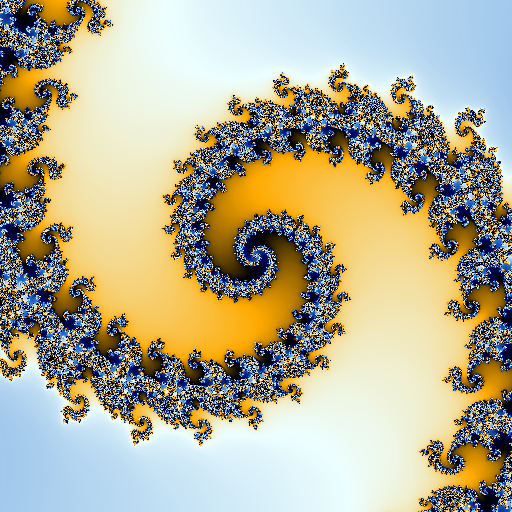
#> input picture paper/data/encoding/absolute_1e-8.png, 512 x 512 px; its folder holds 4 pictures in this run
$ python generate_figures.py
#> lines starting #> are read from the running program, lines starting #| are printed output that depends on the picture
"""Generate every data-driven figure and table used by the report.

Figures are written without a PDF creation date so that a re-run on unchanged
inputs reproduces the byte-identical files listed in generated/manifest.json.
"""

from __future__ import annotations

import csv
import hashlib
import json
from pathlib import Path

import matplotlib

matplotlib.use("Agg")
import matplotlib.pyplot as plt
import numpy as np
from matplotlib.patches import FancyArrowPatch, FancyBboxPatch
from PIL import Image


PAPER = Path(__file__).resolve().parent
DATA = PAPER / "data"
FIGURES = PAPER / "figures"
GENERATED = PAPER / "generated"

# Suppresses the timestamp the PDF backend would otherwise embed.
NO_DATE = {"CreationDate": None}

COLORS = {
    "ink": "#172033",
    "muted": "#667085",
    "grid": "#d9dce3",
    "blue": "#2563eb",
    "green": "#16a34a",
    "orange": "#ea580c",
    "purple": "#7c3aed",
    "light_blue": "#dbeafe",
    "light_green": "#dcfce7",
    "light_orange": "#ffedd5",
    "light_purple": "#ede9fe",
}


# [21 lines left out: functions sha256, read_benchmark_csv, not called in this run]


def add_box(
    ax: plt.Axes,
    x: float,
    y: float,
    width: float,
    height: float,
    title: str,
    subtitle: str,
    facecolor: str,
    dashed: bool = False,
) -> None:
    box = FancyBboxPatch(
        (x, y),
        width,
        height,
        boxstyle="round,pad=0.012,rounding_size=0.025",
        linewidth=1.3,
        linestyle="--" if dashed else "-",
        edgecolor=COLORS["muted"] if dashed else COLORS["ink"],
        facecolor=facecolor,
    )
    ax.add_patch(box)
    ax.text(
        x + width / 2,
        y + height * 0.62,
        title,
        ha="center",
        va="center",
        fontsize=10,
        fontweight="bold",
        color=COLORS["ink"],
    )
    ax.text(
        x + width / 2,
        y + height * 0.30,
        subtitle,
        ha="center",
        va="center",
        fontsize=8,
        color=COLORS["muted"],
    )


def add_arrow(
    ax: plt.Axes, start: tuple[float, float], end: tuple[float, float], label: str = ""
) -> None:
    arrow = FancyArrowPatch(
        start,
        end,
        arrowstyle="-|>",
        mutation_scale=14,
        linewidth=1.3,
        color=COLORS["ink"],
        connectionstyle="arc3",
    )
    ax.add_patch(arrow)
    if label:
        ax.text(
            (start[0] + end[0]) / 2,
            (start[1] + end[1]) / 2 + 0.035,
            label,
            ha="center",
            fontsize=7.5,
            color=COLORS["muted"],
        )


def architecture_figure() -> Path:
    """The pipeline, annotated with how far the evidence reaches.

    The dashed box is the point of the figure: the compatibility renderer takes
    the view state and nothing else, and nothing it produces reaches the
    evidence. Everything solid is covered by the archived comparisons.
    """
    fig, ax = plt.subplots(figsize=(10.4, 3.9))
    ax.set_xlim(0, 1)
    ax.set_ylim(0, 1)
    ax.axis("off")

    add_box(ax, 0.02, 0.60, 0.19, 0.21, "View state",
            "DD centre, scale, c", COLORS["light_purple"])
    add_box(ax, 0.29, 0.60, 0.22, 0.21, "CPU reference orbit",
            "double-double; D[m] = Z[m] - Z0", COLORS["light_blue"])
    add_box(ax, 0.60, 0.72, 0.19, 0.19, "WebGPU / WGSL",
            "f32 deltas - compared in browser", COLORS["light_orange"])
    add_box(ax, 0.60, 0.47, 0.19, 0.19, "CUDA",
            "f64 deltas - pixel-validated", COLORS["light_green"])
    add_box(ax, 0.60, 0.06, 0.19, 0.19, "WebGL2 fallback",
            "direct double-single - not validated", "#f3f4f6", dashed=True)
    add_box(ax, 0.29, 0.20, 0.22, 0.21, "mpmath reference",
            "direct iteration, 50-90 dps", "#f3f4f6")
    add_box(ax, 0.85, 0.52, 0.13, 0.24, "Evidence",
            "PNG, CSV, hashes", "#fef3c7")

    add_arrow(ax, (0.21, 0.705), (0.29, 0.705), "once / view")
    add_arrow(ax, (0.51, 0.705), (0.60, 0.82), "upload")
    add_arrow(ax, (0.51, 0.68), (0.60, 0.58), "same recurrence")
    add_arrow(ax, (0.14, 0.60), (0.30, 0.42), "same view")
    add_arrow(ax, (0.79, 0.82), (0.85, 0.70))
    add_arrow(ax, (0.79, 0.57), (0.85, 0.63))
    add_arrow(ax, (0.51, 0.31), (0.85, 0.55))

    # The fallback takes the view state and feeds nothing back.
    ax.add_patch(FancyArrowPatch(
        (0.075, 0.595), (0.595, 0.155), arrowstyle="-|>", mutation_scale=14,
        linewidth=1.2, linestyle="--", color=COLORS["muted"],
        connectionstyle="angle,angleA=-90,angleB=180,rad=0",
    ))

    ax.text(0.5, 0.99, "FractalFlow measurement and validation pipeline",
            ha="center", va="top", fontsize=12, fontweight="bold", color=COLORS["ink"])
    ax.text(0.895, 0.44, "nothing from the dashed\npath reaches here",
            ha="center", va="top", fontsize=7.5, color=COLORS["muted"], style="italic")
    fig.tight_layout(pad=0.4)
    path = FIGURES / "architecture.pdf"
    fig.savefig(path, bbox_inches="tight", metadata=NO_DATE)
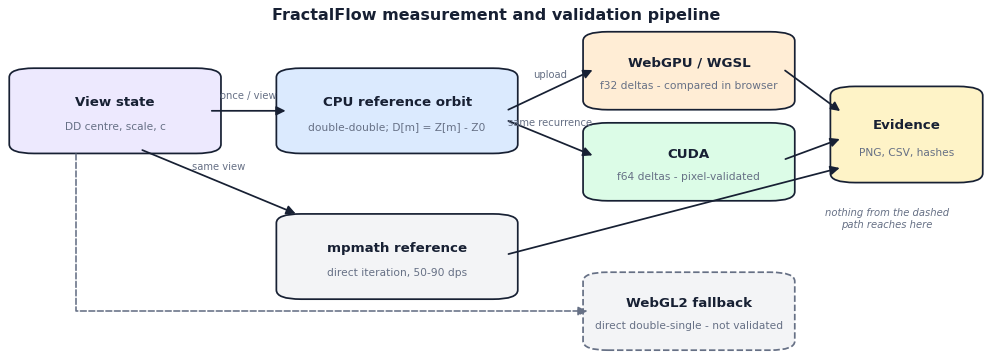
#> figure drawn by matplotlib, 1 panel
    plt.close(fig)
    return path


def precision_figure() -> Path:
    """The quantization mechanism, at both upload precisions.

    Same controlled experiment for binary32 and binary64: reconstruct a pixel
    offset from an orbit sample stored either absolutely or relative to Z0. The
    absolute form dies once the offset falls under the local spacing of the
    format; the relative form does not care how small the offset gets.
    """
    scales = np.logspace(-3, -20, 340)
    exact_delta = 0.37 * scales
    center = -0.5275031186435346  # the repelling fixed point of the test suite

    fig, ax = plt.subplots(figsize=(7.8, 4.05))
    styles = {
        np.float32: ("binary32", COLORS["orange"], COLORS["blue"], "-"),
        np.float64: ("binary64", COLORS["purple"], COLORS["green"], "--"),
    }
    for dtype, (name, absolute_color, relative_color, dashes) in styles.items():
        rounded_center = np.float64(dtype(center))
        absolute = (
            np.asarray(dtype(np.float64(dtype(center)) + exact_delta), dtype=np.float64)
            - rounded_center
        )
        relative = np.asarray(dtype(exact_delta), dtype=np.float64)

        absolute_error = np.abs(absolute - exact_delta) / np.abs(exact_delta)
        relative_error = np.maximum(
            np.abs(relative - exact_delta) / np.abs(exact_delta), np.finfo(float).tiny
        )
        ax.plot(scales, absolute_error, color=absolute_color, linewidth=2.1,
                linestyle=dashes, label=f"absolute {name} orbit")
        ax.plot(scales, relative_error, color=relative_color, linewidth=2.1,
                linestyle=dashes, label=f"relative {name} orbit")

    ax.set_xscale("log")
    ax.set_yscale("log")
    ax.invert_xaxis()
    ax.set_ylim(1e-10, 3)
    ax.set_xlabel("delta magnitude (deeper zoom to the right)")
    ax.set_ylabel("relative reconstruction error")
    ax.grid(True, which="both", color=COLORS["grid"], alpha=0.7)
    ax.legend(loc="lower right", fontsize=8.2, ncol=2)
    ax.set_title("Reconstructing a pixel offset from an orbit sample")
    fig.tight_layout()
    path = FIGURES / "relative_orbit_precision.pdf"
    fig.savefig(path, metadata=NO_DATE)
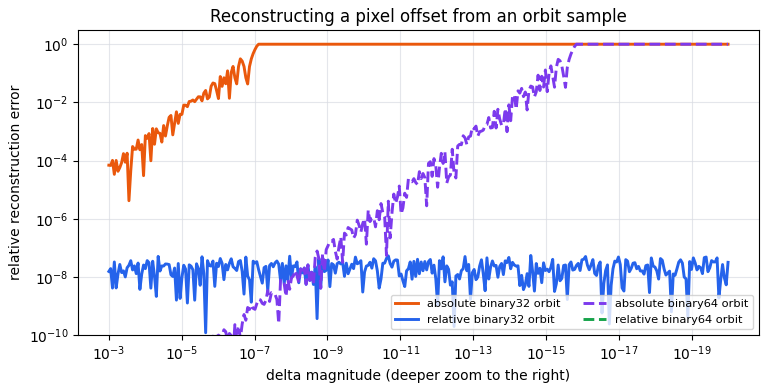
#> figure drawn by matplotlib, 1 panel
    plt.close(fig)
    return path


def encoding_figure() -> Path:
    """How the orbit encoding decides the usable depth, over three scales.

    Same kernel, same view, same 700 iterations, one difference: whether the
    host uploads Z[m] or Z[m] - Z0. The top row is the CUDA kernel as it shipped
    before this release, the bottom row as it ships now. The failure is gradual
    — detail smears before the frame collapses — which is why it survived a
    validation matrix that stopped at 1e-10.
    """
    scales = ["1e-8", "1e-14", "1e-15", "1e-16"]
    exponents = {"1e-8": "-8", "1e-14": "-14", "1e-15": "-15", "1e-16": "-16"}

    fig, axes = plt.subplots(2, 4, figsize=(10.4, 5.7))
    for column, scale in enumerate(scales):
        images = {
            row: np.asarray(Image.open(DATA / "encoding" / f"{row}_{scale}.png").convert("RGB"))
            for row in ("absolute", "relative")
        }
        differing = 100.0 * (
            np.abs(images["absolute"].astype(int) - images["relative"].astype(int)).max(axis=2) > 0
        ).mean()
        colours = len(np.unique(images["absolute"].reshape(-1, 3), axis=0))
        note = (
            "one flat colour" if colours == 1
            else f"{differing:.0f}% of pixels differ" if differing > 20
            else "indistinguishable"
        )

        for row, key in enumerate(("absolute", "relative")):
            ax = axes[row][column]
            ax.imshow(images[key], interpolation="nearest")
            ax.set_xticks([])
            ax.set_yticks([])
            for spine in ax.spines.values():
                spine.set_edgecolor(COLORS["grid"])
            if row == 0:
                ax.set_title(f"$10^{{{exponents[scale]}}}$", fontsize=12, color=COLORS["ink"])
            else:
                ax.set_xlabel(note, fontsize=9, color=COLORS["muted"], labelpad=5)
            if column == 0:
                label = (
                    "absolute orbit\nupload" if key == "absolute" else "relative orbit\nupload"
                )
                ax.set_ylabel(label, fontsize=11, color=COLORS["ink"], labelpad=8)

    fig.suptitle(
        "Same kernel, same views, same 700 iterations: only the upload differs",
        fontsize=12.5,
        color=COLORS["ink"],
    )
    fig.tight_layout(rect=(0, 0, 1, 0.955))
    path = FIGURES / "orbit_encoding.pdf"
    fig.savefig(path, bbox_inches="tight", metadata=NO_DATE, dpi=200)
    plt.close(fig)
    return path


# [162 lines left out: functions depth_figure, benchmark_figure, tex_scale, write_validation_table, write_benchmark_table, write_manifest, not called in this run]


def main() -> None:
    FIGURES.mkdir(parents=True, exist_ok=True)
    GENERATED.mkdir(parents=True, exist_ok=True)

    architecture = architecture_figure()
    precision = precision_figure()
    encoding = encoding_figure()
    depth = depth_figure()
    benchmark, benchmark_data = benchmark_figure()
    validation_table = write_validation_table()
    benchmark_table = write_benchmark_table(benchmark_data)

    inputs = [
        DATA / "benchmark" / "webgpu_bench.csv",
        DATA / "benchmark" / "cuda_bench.csv",
        DATA / "benchmark" / "cpu_bench.csv",
        DATA / "validation" / "validation_results.csv",
        DATA / "validation" / "depth_sweep.csv",
        *sorted((DATA / "encoding").glob("*.png")),
    ]
    outputs = [
        architecture,
        precision,
        encoding,
        depth,
        benchmark,
        validation_table,
        benchmark_table,
    ]
    manifest = write_manifest(inputs, outputs)
    for path in [*outputs, manifest]:
        print(f"generated {path.relative_to(PAPER)}")


if __name__ == "__main__":
#> (the run stopped early here; a loop or call above may not have finished)
